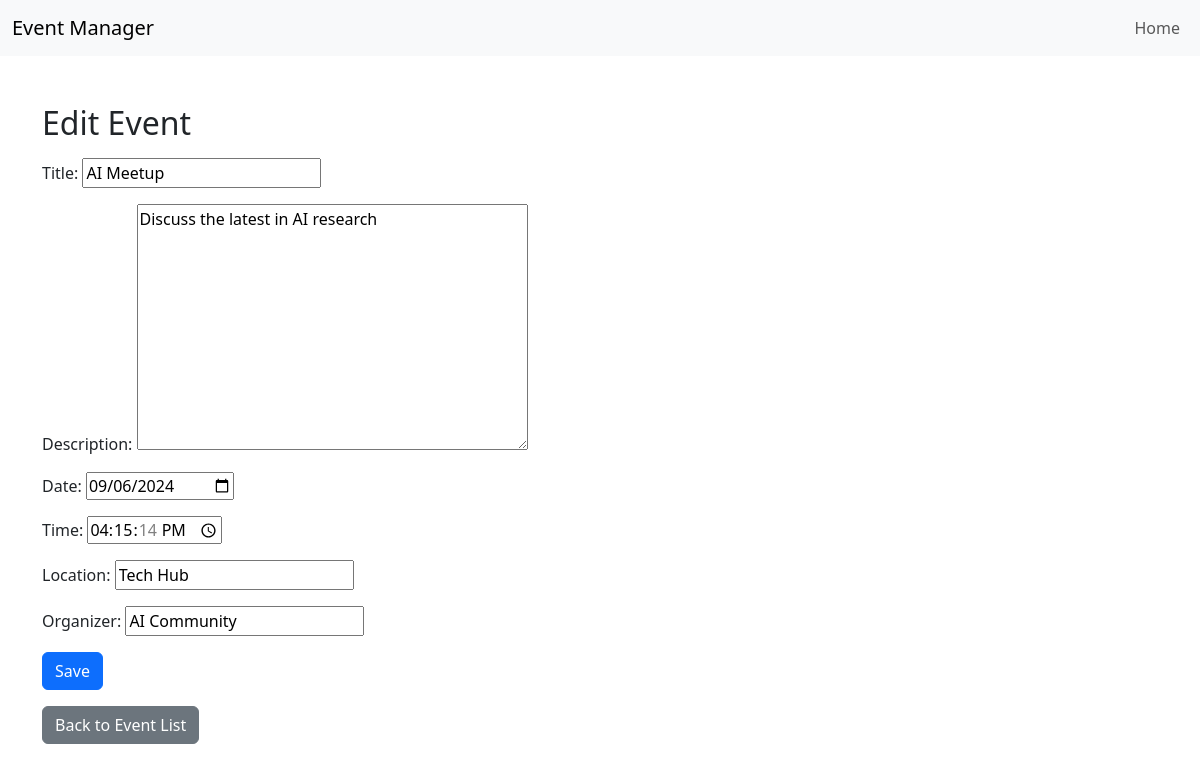
Page /4/edit/ on the committed database.
### events/models.py (models this page shows, shortened)
class Event(models.Model):
    title = models.CharField(max_length=20)
    description = models.TextField(blank=True)
    date = models.DateField()
    time = models.TimeField()
    location = models.CharField(max_length=50)
    organizer = models.CharField(max_length=100, blank=True)

### events/views.py (the view)
# urls.py: path('<int:id>/edit/', views.event_edit, name='event_edit'),
def event_edit(request, id):
    event = get_object_or_404(Event, id=id)
    if request.method == "POST":
        form = EventForm(request.POST, instance=event)
        if form.is_valid():
            form.save()
            return redirect('event_list')
    else:
        form = EventForm(instance=event)
    return render(request, 'events/event_form.html', {
        'form': form
    })

### events/forms.py
class EventForm(forms.ModelForm):
    class Meta:
        model = Event
        fields = '__all__'
        widgets = {
            'date': forms.DateInput(attrs={'type': 'date'}),
            'time': forms.TimeInput(attrs={'type': 'time'})
        }

### events/templates/events/event_form.html (shortened to what this page needs)
{% extends "./base.html" %}
{% block content %}
    <div class="mt-5">
        <h2>{% if form.instance.pk %}Edit Event{% else %}Add Event{% endif %}</h2>
        <form method="POST" class="mt-3">
            <div class="mb-3">
                {{ form.as_p }}
            </div>
            <button type="submit" class="btn btn-primary">Save</button>
        </form>
        <a href="{% url 'event_list' %}" class="btn btn-secondary mt-3">Back to Event List</a>
    </div>
{% endblock %}

### rows in the picture
Event: title "AI Meetup", description "Discuss the latest in AI research", date "09/06/2024", time "16:15:14", location "Tech Hub", organizer "AI Community"
